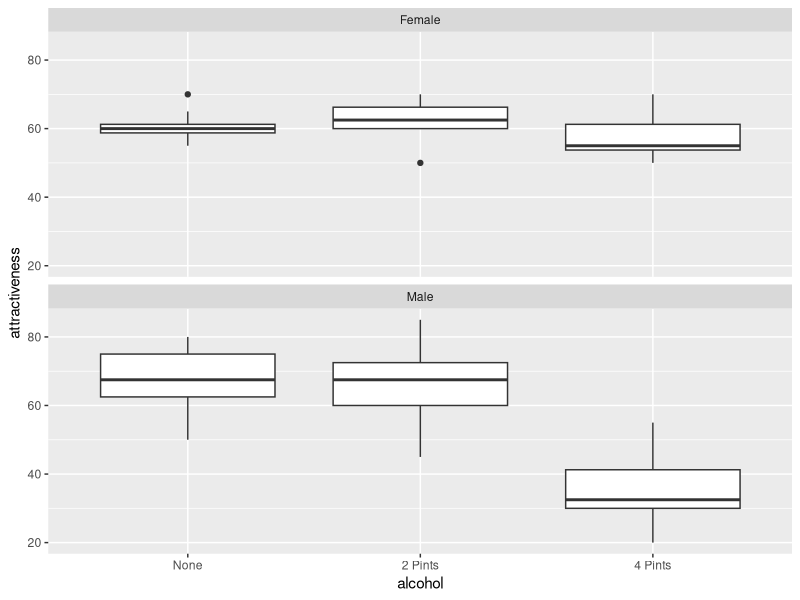

This figure's R source:
library(ggplot2)

#set data
gender <- gl(2, 24, labels = c("Female", "Male"))
alcohol <- gl(3, 8, 48, labels = c("None", "2 Pints", "4 Pints"))
attractiveness <- c(65, 70, 60, 60, 60, 55, 60, 55, 70, 65, 60, 70, 65, 60, 60, 50, 55, 65, 70, 55,
                    55, 60, 50, 50, 50, 55, 80, 65, 70, 75, 75, 65, 45, 60, 85, 65, 70, 70, 80, 60, 30, 30, 30, 55, 35, 20, 45, 40)

gogglesData <- data.frame(gender, alcohol, attractiveness)

#visualize with facet_grid
ggplot(data = gogglesData, aes(x = alcohol, y = attractiveness)) +
  geom_boxplot() +
  facet_wrap(. ~gender, nrow = 2)
